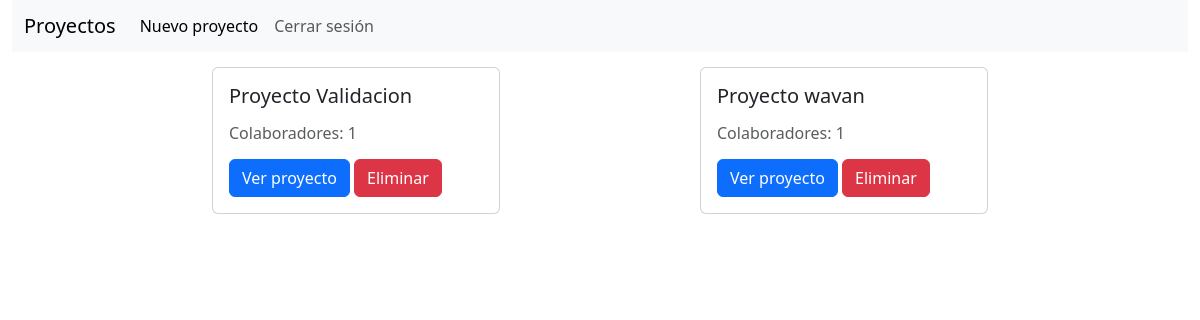
The page /proyectos/ (signed in) on the database as committed earlier.
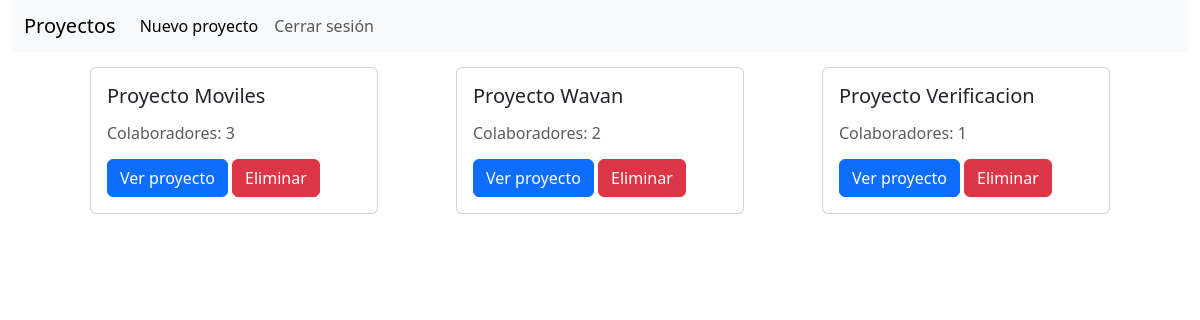
The same page on the database as committed later.
### proyectos/models.py (models this page shows, shortened)
class Proyecto(models.Model):
    nombre_proyecto = models.CharField(max_length=100)
    usuarios = models.ManyToManyField(User, through='ProyectoUsuario')

### proyectos/views.py (the view)
# urls.py: path('', views.acceso_proyectos_guard, name='verProyectos'),
@login_required(login_url='login')
def acceso_proyectos_guard(request):
    usuario = request.user
    if ProyectoUsuario.tiene_proyectos(usuario=usuario):
        return index(request)
    if request.user.has_perm('proyectos.add_proyecto'):
        return redirect('crearProyecto')
    return render(request, 'ver_proyectos_vacio.html')

### proyectos/models.py (called while the page is built)
    def obtener_proyectos(usuario):
        return list(usuario.proyecto_set.all())

    def tiene_proyectos(usuario):
        return len(ProyectoUsuario.obtener_proyectos(usuario)) > 0

    def numero_colaboradores(id_proyecto):
        return ProyectoUsuario.objects.filter(id_proyecto=id_proyecto).count()

### proyectos/views.py (called while the page is built)
@login_required(login_url='login')
def index(request):
    usuario = request.user
    listaProyectos = ProyectoUsuario.obtener_proyectos(usuario=usuario)
    colaboradores = list(map(lambda proy: ProyectoUsuario.numero_colaboradores(proy.id) ,listaProyectos))
    datosProyectos = [(proy, num_colab) for proy, num_colab in zip(listaProyectos, colaboradores)]
    data = {
        'proyectos': listaProyectos,
        'datosProyectos': datosProyectos,
    }
    return render(request, 'ver_proyectos_base.html', data)

### proyectos/templates/ver_proyectos_base.html (shortened to what this page needs)
{% load bootstrap5 %}
<!DOCTYPE html>
<html lang="es">
<head>
    {% bootstrap_css %}
    {% load static %}
    <link rel="stylesheet" href="{% static 'styles_proyecto.css' %}">
</head>
<body class="container-fluid">
<nav class="navbar navbar-expand-lg navbar-light bg-light">
    <div class="container-fluid">
        <a class="navbar-brand" href="#">Proyectos</a>
        <div class="collapse navbar-collapse" id="navbarSupportedContent">
            <ul class="navbar-nav me-auto mb-2 mb-lg-0">
                {% if perms.proyectos.add_proyecto %}
                <li>
                    <a class="nav-link active" aria-current="page" href={% url 'crearProyecto' %}>Nuevo proyecto</a>
                </li>
                {% endif %}
                <li class="nav-item">
                    <a class="nav-link" href="{% url 'cerrar_sesion' %}">Cerrar sesión</a>
                </li>
            </ul>
        </div>
    </div>
</nav>
<section class="container-fluid">
    {% block section %}
    <div class="card-grid">
        {% for item in datosProyectos %}
            <div class="card" style="width: 18rem;">
                <div class="card-body">
                <h5 class="card-title">{{item.0.nombre_proyecto}}</h5>
                <h6 class="card-subtitle my-3 text-muted">Colaboradores: {{item.1}}</h6>
                <a href={% url 'gantt' item.0.id %} class="btn btn-primary">Ver proyecto</a>
                {% if perms.proyectos.delete_proyecto %}
                <a href={% url 'eliminarProyecto' item.0.id %} class="btn btn-danger">Eliminar</a>
                {% endif %}
                </div>
            </div>
        {% endfor %}
    </div>
    {% endblock %}
</section>
</body>
</html>

### proyectos/static/styles_proyecto.css (style rules this page uses)
nav { height: 6.5vh; }
section { overflow: auto; height: 93.5vh; padding: 0 !important; }
.card-grid { display: flex; flex-direction: row; justify-content: space-evenly; align-items: flex-start; margin-top: 15px; flex-wrap: wrap; }

Rows that differ between the two databases and show on the page:
removed Proyecto: nombre_proyecto "Proyecto Validacion", item "1"
removed Proyecto: nombre_proyecto "Proyecto wavan", item "1"
added Proyecto: nombre_proyecto "Proyecto Moviles", item "3"
added Proyecto: nombre_proyecto "Proyecto Wavan", item "2"
now on this page (row unchanged): Proyecto: nombre_proyecto "Proyecto Verificacion", id "1"
